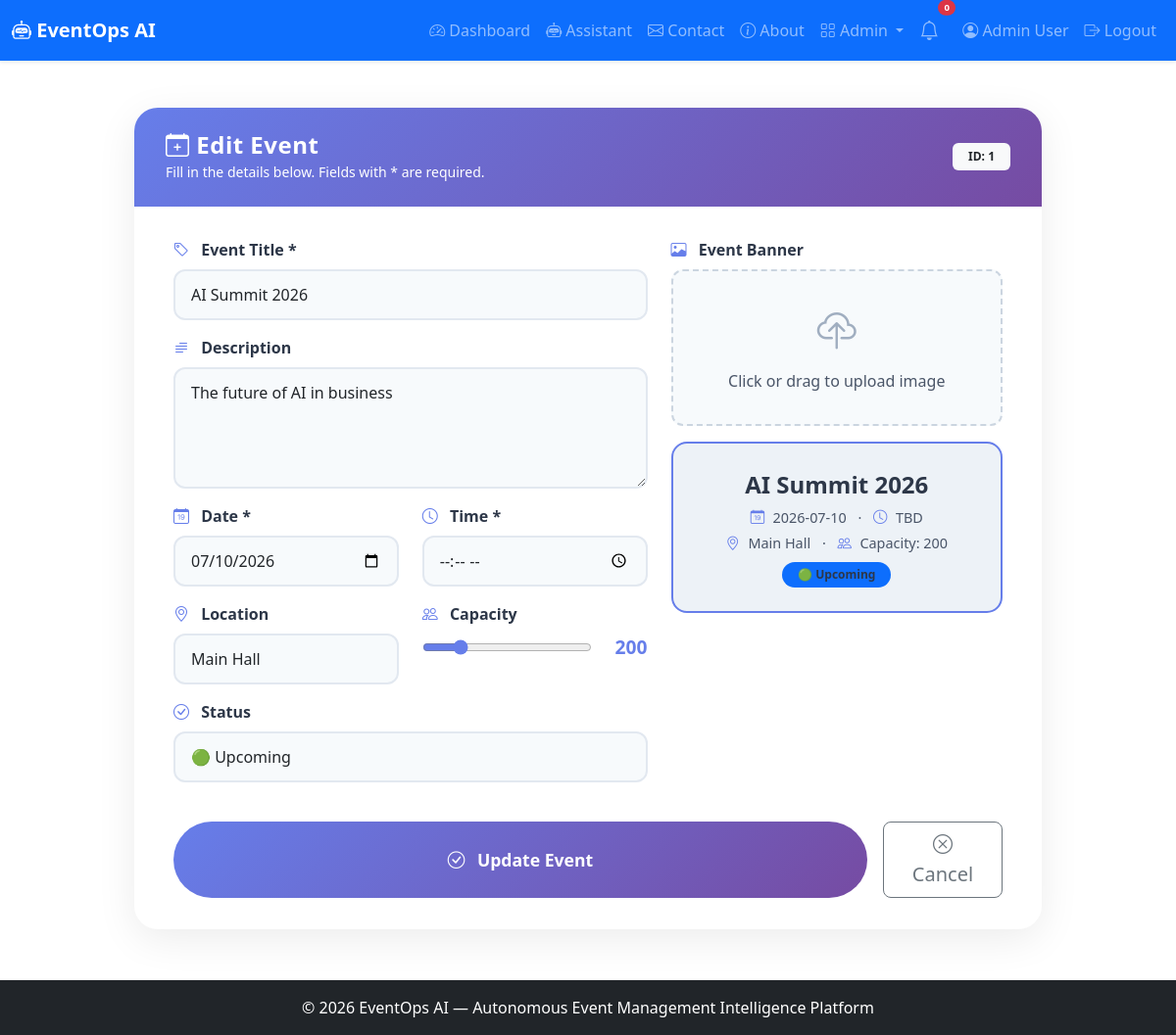
The page /admin/events/edit/1 (signed in) on the database its author committed.
### app.py (models this page shows, shortened)
class User(UserMixin, db.Model):
    id = db.Column(db.Integer, primary_key=True)
    name = db.Column(db.String(100), nullable=False)
    email = db.Column(db.String(100), unique=True, nullable=False)
    password_hash = db.Column(db.String(200), nullable=False)
    role = db.Column(db.String(20), default='user')
    created_at = db.Column(db.DateTime, default=lambda: datetime.now(timezone.utc))

class Event(db.Model):
    id = db.Column(db.Integer, primary_key=True)
    title = db.Column(db.String(200), nullable=False)
    description = db.Column(db.Text)
    date = db.Column(db.String(50))
    time = db.Column(db.String(50))
    location = db.Column(db.String(200))
    capacity = db.Column(db.Integer)
    status = db.Column(db.String(20), default='upcoming')
    created_at = db.Column(db.DateTime, default=lambda: datetime.now(timezone.utc))

### app.py (the view, shortened to what this page needs)
@app.route('/admin/events/edit/<int:event_id>', methods=['GET', 'POST'])
@login_required
def admin_event_edit(event_id):
    if current_user.role != 'admin':
        abort(403)
    event = Event.query.get_or_404(event_id)
    return render_template('admin_event_form.html', event=event)

### templates/admin_event_form.html (shortened to what this page needs)
{% extends "base.html" %}
{% block content %}
<div class="container py-4">
    <div class="row justify-content-center">
        <div class="col-lg-10">
            <div class="card form-card">
                <div class="card-header">
                    <div class="d-flex justify-content-between align-items-center">
                        <div>
                            <h4 class="mb-0">
                                <i class="bi bi-calendar-plus"></i>
                                {% if event %}
                                    Edit Event
                                {% else %}
                                    Create New Event
                                {% endif %}
                            </h4>
                            <small>
                                Fill in the details below. Fields with * are required.
                            </small>
                        </div>
                        <span class="badge bg-light text-dark px-3 py-2">
                            {% if event %}
                                ID: {{ event.id }}
                            {% else %}
                                New
                            {% endif %}
                        </span>
                    </div>
                </div>
                <div class="card-body">
                    <form method="POST"
                          enctype="multipart/form-data"
                          id="eventForm">
                        <div class="row g-4">
                            <div class="col-md-7">
                                <div class="mb-3">
                                    <label for="title" class="form-label">
                                        <i class="bi bi-tag"></i>
                                        Event Title *
                                    </label>
                                    <input
                                        type="text"
                                        class="form-control"
                                        id="title"
                                        name="title"
                                        value="{{ event.title if event else '' }}"
                                        placeholder="e.g., AI Summit 2026"
                                        required>
                                </div>
                                <div class="mb-3">
                                    <label for="description" class="form-label">
                                        <i class="bi bi-text-paragraph"></i>
                                        Description
                                    </label>
                                    <textarea
                                        class="form-control"
                                        id="description"
                                        name="description"
                                        rows="4"
                                        placeholder="Describe your event...">{{ event.description if event else '' }}</textarea>
                                </div>
                                <div class="row">
                                    <div class="col-md-6 mb-3">
                                        <label for="date" class="form-label">
                                            <i class="bi bi-calendar-date"></i>
                                            Date *
                                        </label>
                                        <input
                                            type="date"
                                            class="form-control"
                                            id="date"
                                            name="date"
                                            value="{{ event.date if event else '' }}"
                                            required>
                                    </div>
                                    <div class="col-md-6 mb-3">
                                        <label for="time" class="form-label">
                                            <i class="bi bi-clock"></i>
                                            Time *
                                        </label>
                                        <input
                                            type="time"
                                            class="form-control"
                                            id="time"
                                            name="time"
                                            value="{{ event.time if event else '' }}"
                                            required>
                                    </div>
                                </div>
                                <div class="row">
                                    <div class="col-md-6 mb-3">
                                        <label for="location" class="form-label">
                                            <i class="bi bi-geo-alt"></i>
                                            Location
                                        </label>
                                        <input
                                            type="text"
                                            class="form-control"
                                            id="location"
                                            name="location"
                                            value="{{ event.location if event else '' }}"
                                            placeholder="e.g., Main Hall, Room 101">
                                    </div>
                                    <div class="col-md-6 mb-3">
                                        <label for="capacity"
                                               class="form-label">
                                            <i class="bi bi-people"></i>
                                            Capacity
                                        </label>
                                        <div class="d-flex align-items-center gap-3">
                                            <input
                                                type="range"
                                                id="capacitySlider"
                                                class="capacity-slider"
                                                name="capacity"
                                                min="0"
                                                max="1000"
                                                step="10"
                                                value="{{ event.capacity if event else 100 }}">
                                            <span id="capacityDisplay"
                                                  class="capacity-value">
                                                {{ event.capacity if event else 100 }}
                                            </span>
                                        </div>
                                    </div>
                                </div>
                                <div class="mb-3">
                                    <label for="status"
                                           class="form-label">
                                        <i class="bi bi-check-circle"></i>
                                        Status
                                    </label>
                                    <select
                                        class="form-select"
                                        id="status"
                                        name="status">
                                        <option value="upcoming"
                                            {% if event and event.status=="upcoming" %}
                                            selected
                                            {% endif %}>
                                            🟢 Upcoming
                                        </option>
                                    </select>
                                </div>
                            </div>
                            <div class="col-md-5">
                                <div class="mb-3">
                                    <label class="form-label">
                                        <i class="bi bi-image"></i>
                                        Event Banner
                                    </label>
                                    <div class="image-upload-wrapper"
                                         id="imageUploadWrapper">
                                        <i class="bi bi-cloud-upload"></i>
                                        <div class="upload-text">
                                            Click or drag to upload image
                                        </div>
                                    </div>
                                </div>
                                <div class="preview-card" id="previewCard">
                                    <div class="preview-content"
                                         style="display:none; width:100%;">
                                        <div class="preview-title"
                                             id="previewTitle">
                                        </div>
                                        <div class="preview-meta">
                                            <span id="previewDate">
                                            </span>
                                            <span class="mx-2">·</span>
                                            <span id="previewTime">
                                            </span>
                                        </div>
                                        <div class="preview-meta">
                                            <span id="previewLocation">
                                            </span>
                                            <span class="mx-2">·</span>
                                            <span id="previewCapacity">
                                            </span>
                                        </div>
                                        <span class="preview-badge"
                                              id="previewStatusBadge">
                                        </span>
                                    </div>
                                </div>
                            </div>
                        </div>
                        <div class="d-flex gap-3 mt-4">
                            <button type="submit"
                                    class="btn btn-submit">
                                <i class="bi bi-check-circle"></i>
                                {% if event %}
                                    Update Event
                                {% else %}
                                    Create Event
                                {% endif %}
                            </button>
                            <a href="{{ url_for('admin_events') }}"
                               class="btn btn-outline-secondary btn-lg px-4">
                                <i class="bi bi-x-circle"></i>
                                Cancel
                            </a>
                        </div>
                    </form>
                </div>
            </div>
        </div>
    </div>
</div>
{% endblock %}

### templates/base.html (shortened to what this page needs)
<!DOCTYPE html>
<html lang="en">
<head>
    <link href="https://cdn.jsdelivr.net/npm/bootstrap@5.3.0/dist/css/bootstrap.min.css" rel="stylesheet">
    <link rel="stylesheet" href="https://cdn.jsdelivr.net/npm/bootstrap-icons@1.11.0/font/bootstrap-icons.css">
    <link rel="stylesheet" href="{{ url_for('static', filename='css/style.css') }}">
</head>
<body>
    <nav class="navbar navbar-expand-lg navbar-dark bg-primary shadow-sm">
        <div class="container-fluid">
            <a class="navbar-brand fw-bold" href="{{ url_for('index') }}">
                <i class="bi bi-robot"></i> EventOps AI
            </a>
            <div class="collapse navbar-collapse" id="navbarNav">
                <ul class="navbar-nav ms-auto align-items-lg-center">
                    {% if current_user.is_authenticated %}
                        <li class="nav-item">
                            <a class="nav-link" href="{{ url_for('dashboard') }}">
                                <i class="bi bi-speedometer2"></i> Dashboard
                            </a>
                        </li>
                        <li class="nav-item">
                            <a class="nav-link" href="{{ url_for('assistant_page') }}">
                                <i class="bi bi-robot"></i> Assistant
                            </a>
                        </li>
                        <li class="nav-item">
                            <a class="nav-link" href="{{ url_for('contact') }}">
                                <i class="bi bi-envelope"></i> Contact
                            </a>
                        </li>
                        <li class="nav-item">
                            <a class="nav-link" href="{{ url_for('about') }}">
                                <i class="bi bi-info-circle"></i> About
                            </a>
                        </li>
                        {% if current_user.role == 'admin' %}
                        <li class="nav-item dropdown">
                            <a class="nav-link dropdown-toggle" href="#" role="button" data-bs-toggle="dropdown">
                                <i class="bi bi-grid"></i> Admin
                            </a>
                        </li>
                        {% endif %}
                        <li class="nav-item position-relative me-2">
                            <a class="nav-link" href="#" title="Notifications" data-bs-toggle="dropdown">
                                <i class="bi bi-bell fs-5"></i>
                                <span class="position-absolute top-0 start-100 translate-middle badge rounded-pill bg-danger" style="font-size:0.6rem;">
                                    0
                                </span>
                            </a>
                        </li>
                        <li class="nav-item">
                            <a class="nav-link" href="{{ url_for('profile') }}">
                                <i class="bi bi-person-circle"></i> {{ current_user.name }}
                            </a>
                        </li>
                        <li class="nav-item">
                            <a class="nav-link" href="{{ url_for('logout') }}">
                                <i class="bi bi-box-arrow-right"></i> Logout
                            </a>
                        </li>
                    {% endif %}
                </ul>
            </div>
        </div>
    </nav>
    <main class="container-fluid py-4">
        {% block content %}{% endblock %}
    </main>
    <footer class="footer bg-dark text-white py-3 mt-4">
        <div class="container text-center">
            <span>© 2026 EventOps AI — Autonomous Event Management Intelligence Platform</span>
        </div>
    </footer>
</body>
</html>

### rows shown on the page
User: name "Admin User"
Event: id "1", title "AI Summit 2026", description "The future of AI in business", date "07/10/2026", location "Main Hall", capacity "200", status "🟢 Upcoming"
